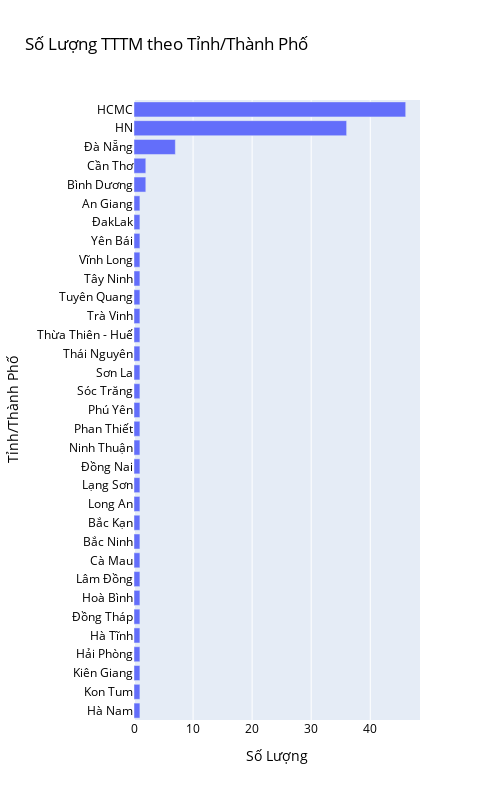

The code cell stored with this chart in its notebook:
### Markdown cell above
## Số lượng TTTM theo Tỉnh/Thành Phố

### Code cell
plot_analytics(
    y=stores_by_provinces.index,
    x=stores_by_provinces.values,
    orientation='h',
    title='Số Lượng TTTM theo Tỉnh/Thành Phố',
    xaxis='Số Lượng',
    yaxis='Tỉnh/Thành Phố'
)

### Figure 1 — Plotly figure (JSON) as saved in the notebook; plotly's stock layout.template omitted (floating-point values rounded to 4 significant figures)
{"data": [{"orientation": "h", "type": "bar", "x": [46, 36, 7, 2, 2, 1, 1, 1, 1, 1, 1, 1, 1, 1, 1, 1, 1, 1, 1, 1, 1, 1, 1, 1, 1, 1, 1, 1, 1, 1, 1, 1, 1], "y": ["HCMC", "HN", "Đà Nẵng", "Bình Dương", "Cần Thơ", "Hà Nam", "Kon Tum", "Kiên Giang", "Hải Phòng", "Hà Tĩnh", "Đồng Tháp", "Hoà Bình", "Lâm Đồng", "Cà Mau", "Bắc Ninh", "Bắc Kạn", "Long An", "Lạng Sơn", "Đồng Nai", "Ninh Thuận", "Phan Thiết", "Phú Yên", "Sóc Trăng", "Sơn La", "Thái Nguyên", "Thừa Thiên - Huế", "Trà Vinh", "Tuyên Quang", "Tây Ninh", "Vĩnh Long", "Yên Bái", "ĐakLak", "An Giang"]}], "layout": {"font": {"color": "#000000", "family": "Open Sans"}, "height": 800, "title": {"text": "Số Lượng TTTM theo Tỉnh/Thành Phố"}, "width": 500, "xaxis": {"title": {"text": "Số Lượng"}}, "yaxis": {"categoryorder": "total ascending", "title": {"text": "Tỉnh/Thành Phố"}}}}
